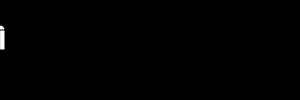
Frame 1 (no input)
Frame 60 (no input): identical to frame 1, image omitted
Frame 120 (the mouse pressed at the canvas centre since frame 60): identical to frame 1, image omitted

The p5.js sketch that drew this single still picture (run headless with seeded random() and noise() and a simulated clock; from frame 60 on, the mouse is pressed at the canvas centre):

// p5.js sketch
// ── sketch.js
var x = 0
var speed = 3
var paddleY = 30
var isPaddleColldingTop = false
var isPaddleColldingBottom = false
var screenWidth = 300
var screenHeight = 100
var isBallCollidingPaddle = false

function setup() {
  createCanvas(screenWidth, screenHeight)
}

function draw() {
  background(0)  
  ellipse(x, 30, 10, 10)
  rect(0,paddleY,5,20)
  keyPressed()
  paddleColliding()
}

function keyPressed() {
    if (key == 'w' && !isPaddleColldingTop) {
      paddleY = paddleY - 2
    } else if (key == 's' && !isPaddleColldingBottom){
        paddleY = paddleY + 2
    }
}

function paddleColliding(){
    if (paddleY >= (screenHeight-20)) {
        isPaddleColldingBottom = true
    } else if(paddleY <= 0){
        isPaddleColldingTop = true
    } else{
        isPaddleColldingBottom = false
        isPaddleColldingTop = false
    }
}

function ballColliding(){
    x = x + speed
    if (x < 0) {
      speed = speed * -1

    } else if (x > 300) {
      speed = speed * -1
    }
}
